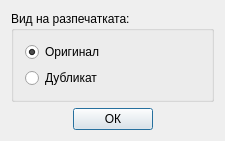
<?xml version="1.0" encoding="UTF-8"?>
<ui version="4.0">
 <class>InvoicePrintDialogClass</class>
 <widget class="QDialog" name="InvoicePrintDialogClass">
  <property name="geometry">
   <rect>
    <x>0</x>
    <y>0</y>
    <width>225</width>
    <height>132</height>
   </rect>
  </property>
  <property name="windowTitle">
   <string>InvoicePrintDialog</string>
  </property>
  <layout class="QVBoxLayout" name="verticalLayout_2">
   <item>
    <widget class="QGroupBox" name="groupBox">
     <property name="title">
      <string>Вид на разпечатката:</string>
     </property>
     <layout class="QVBoxLayout" name="verticalLayout">
      <item>
       <widget class="QRadioButton" name="originalRadio">
        <property name="text">
         <string>Оригинал</string>
        </property>
        <property name="checked">
         <bool>true</bool>
        </property>
       </widget>
      </item>
      <item>
       <widget class="QRadioButton" name="duplicateRadio">
        <property name="text">
         <string>Дубликат</string>
        </property>
       </widget>
      </item>
     </layout>
    </widget>
   </item>
   <item>
    <layout class="QHBoxLayout" name="horizontalLayout">
     <item>
      <spacer name="horizontalSpacer">
       <property name="orientation">
        <enum>Qt::Horizontal</enum>
       </property>
       <property name="sizeHint" stdset="0">
        <size>
         <width>40</width>
         <height>20</height>
        </size>
       </property>
      </spacer>
     </item>
     <item>
      <widget class="QPushButton" name="okButton">
       <property name="text">
        <string>ОК</string>
       </property>
      </widget>
     </item>
     <item>
      <spacer name="horizontalSpacer_2">
       <property name="orientation">
        <enum>Qt::Horizontal</enum>
       </property>
       <property name="sizeHint" stdset="0">
        <size>
         <width>40</width>
         <height>20</height>
        </size>
       </property>
      </spacer>
     </item>
    </layout>
   </item>
  </layout>
 </widget>
 <layoutdefault spacing="6" margin="11"/>
 <resources/>
 <connections/>
</ui>
